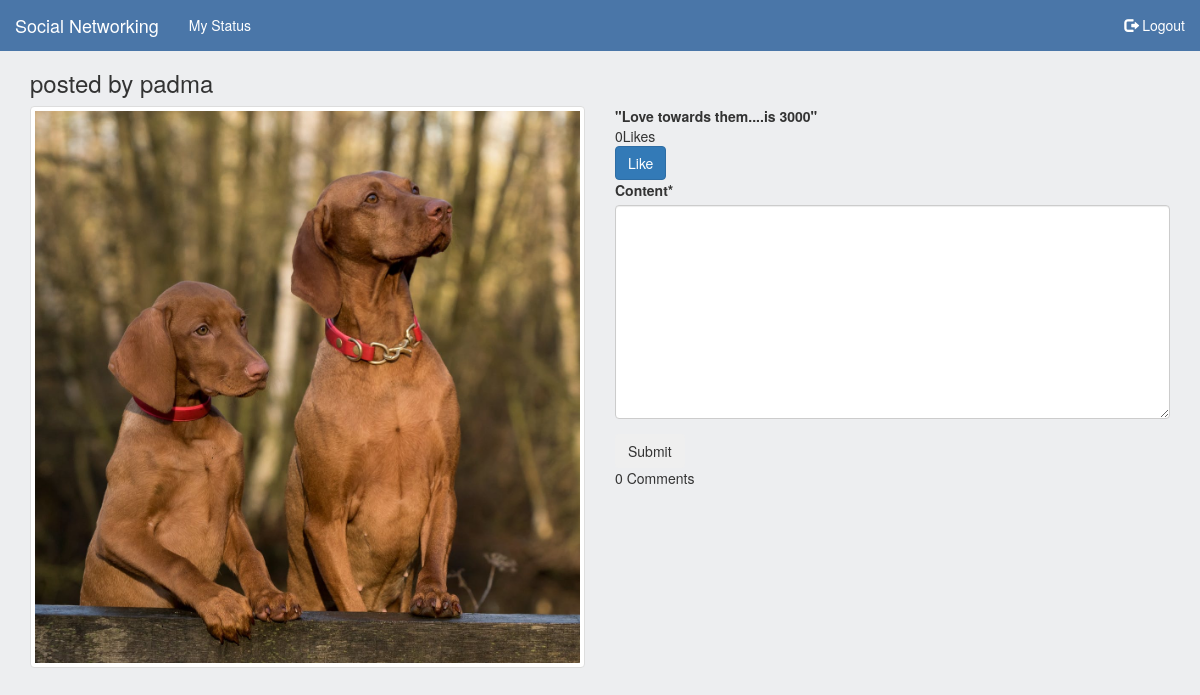
The app's page /status/detail/12/ (signed in) with its own data.
### network/models.py (models this page shows, shortened)
class Status(models.Model):
    owner = models.ForeignKey(User,on_delete = models.CASCADE,)
    description = models.TextField()
    status_Img = models.ImageField(upload_to = 'images/')
    likes = models.ManyToManyField(User,related_name='likes',blank=True)
    def total_likes(self):
        return self.likes.count()

### network/views.py (the view)
# urls.py: path('status/detail/<int:id>/',views.detail_status, name='detail_status'),
@login_required
def detail_status(request,id):
    status=get_object_or_404(Status,id=id)
    comments = Comment.objects.filter(status=status).order_by('-id')
    is_liked = False
    if status.likes.filter(id=request.user.id).exists():
        is_liked = True
    if request.method == 'POST':
        comment_form = CommentForm(request.POST or None)
        if comment_form.is_valid():
            content = request.POST.get('content')
            comment = Comment.objects.create(status=status, user=request.user, content=content)
            comment.save()
            return HttpResponseRedirect(status.get_absolute_url())
    else:
        comment_form = CommentForm()
    context = {
        'status':status,
        'is_liked': is_liked,
        'total_likes': status.total_likes(),
        'comments':comments,
        'comment_form':comment_form,
    }
    return render(request,'network/status_detail.html',context)

### network/forms.py
class CommentForm(forms.ModelForm):
    class Meta:
        model = Comment
        fields = ['content',]

### templates/network/status_detail.html (shortened to what this page needs)
{% extends 'base.html' %}
{% load crispy_forms_tags %}
{% block content %}
<div class="container" style="margin-top:50px" >
    <h3>posted by {{ status.owner.username }}</h3>
    <div class="row">
        <div class="col-sm-6">
            <img src="{{ status.status_Img.url }}" class="img-thumbnail" alt="..." width="100%"><br>
        </div>
        <div class="col-sm-6">
           <strong> "{{ status.description }}"</strong>
             <div class="main-comment-section">
          {{ total_likes }}Like{{total_likes|pluralize }}
        <form action="{% url 'like_status' %}" method="post">
          {% if is_liked %}
          <button type="submit" name="status_id" value="{{ status.id }}" class="btn btn-danger">disLike</button>
          {% else %}
          <button type="submit" name="status_id" value="{{ status.id }}" class="btn btn-primary">Like</button>
          {% endif %}
        </form>
                 <form method="post">
                     {{ comment_form|crispy }}
                     <input type="submit" value="Submit" class="btn btn-outline-success">
                 </form>
         <div class="main-comment-section">
         {{ comments.count }} Comment{{ comments|pluralize }}
             </div>
      </div>
        </div>
    </div>
</div>
{% endblock %}

### templates/base.html (style rules this page uses)
body { background-color: #edeef0; }

### records on screen
Status: owner.username "padma", status_Img (picture), description "Love towards them....is 3000"

### other values on screen
{{ total_likes }} "0"
{{ comments.count }} "0"
